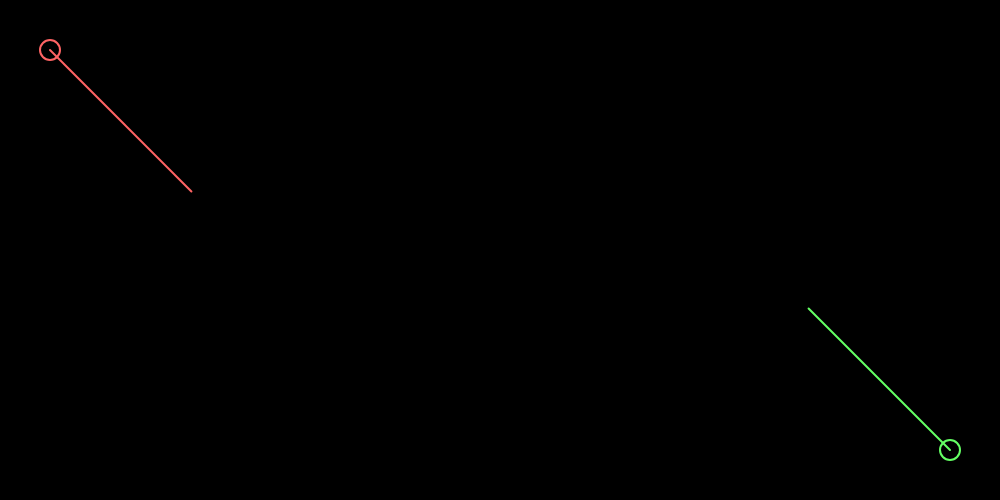
Frame 1 (no input)
Frame 60 (no input): identical to frame 1, image omitted
Frame 120 (the mouse pressed at the canvas centre since frame 60): identical to frame 1, image omitted

The p5.js sketch that drew this single still picture (run headless with seeded random() and noise() and a simulated clock; from frame 60 on, the mouse is pressed at the canvas centre):

// p5.js sketch
// ── sketch.js
var num_collision_objects = 10;
var collision_objects = [];

var myLaser = new laser('green');
var myLaser2 = new laser('red');

function setup() {
	createCanvas(1000,500);

	for (var i = 0; i<num_collision_objects; i++) {

		var obj = new CollisionObject('box');

		obj.createBox( random(50,width - 150), random(50, height - 150),
					   random(20, 100), random(20, 100));
		
		collision_objects.push(obj);
	}

	myLaser.createLaser();
	myLaser2.createLaser();
}

function draw() {
	background(0);
	for (var i=0; i<num_collision_objects; i++) {	
		//boxes[i].update();
		//collision_objects[i].draw();
	}


	tryMove()
	myLaser.draw();
	myLaser2.draw();
}


function tryMove() {
	if (keyIsDown(UP_ARROW)) myLaser.move(0,-1, collision_objects);
	if (keyIsDown(87)) myLaser2.move(0,-1, collision_objects);

	if (keyIsDown(DOWN_ARROW)) myLaser.move(0,1, collision_objects);
	if (keyIsDown(83)) myLaser2.move(0,1, collision_objects);

	if (keyIsDown(RIGHT_ARROW)) myLaser.move(1,0, collision_objects);
	if (keyIsDown(68)) myLaser2.move(1,0, collision_objects);
	
	if (keyIsDown(LEFT_ARROW)) myLaser.move(-1,0, collision_objects);
	if (keyIsDown(65)) myLaser2.move(-1,0, collision_objects);

	if (keyIsDown(81)) myLaser2.rotate(1);
	if (keyIsDown(69)) myLaser2.rotate(-1);

	if (keyIsDown(35)) myLaser.rotate(-1);
	if (keyIsDown(16)) myLaser.rotate(1);
}
// ── collisionObject.js
function CollisionObject(type) {
	this.type = type;

	this.createBox = function(x, y, h, w) {
		this.x = x;
		this.y = y;

		this.h = h;
		this.w = w;
	}

	this.distanceFrom = function(x, y) {
		var dx = min(abs(this.x - x), abs(x - this.w - this.x));
		var dy = min(abs(this.y - y), abs(y - this.h - this.y));

		var cx = 1e9, cy = 1e9;
		if (this.x <= x && x <= this.x + this.w) cy = 1;
		if (this.y <= y && y <= this.y + this.h) cx = 1;

		return max(0, Math.min(sqrt(dx*dx + dy*dy), cx*dx, cy*dy));
	}

	this.inside = function(x, y) {
		var cx = 0, cy = 0;
		if (this.x <= x && x <= this.x + this.w) cy = 1;
		if (this.y <= y && y <= this.y + this.h) cx = 1;
		return (cx == 1 && cy == 1);
	}
	this.draw = function() {
		fill('rgba(255,255,255,0.2)');
		stroke(255);
		strokeWeight(1);
		rect(this.x, this.y, this.w, this.h);
	}

}

// ── laser.js
function laser(type) {
	this.type = type;
	
	var max_seen_points = 1000;

	var EPSILON = 0.1;
	var num_bounces = 10;
	var num_iter_line = 100;
	var range = 200;
	var speed = 3;
	var ang_speed = 0.05;
	var radius = 10;

	var seenPoints = []

	this.createLaser = function() {
		if (this.type == 'red') {
			this.x = 50;
			this.y = 50;
			this.angle = Math.PI/4;
		}
		else {
			this.x = width - 50;
			this.y = height - 50;
			this.angle = -3*Math.PI/4;
		}

	}


	this.draw = function() {		
		//var angle = atan2(mouseY - this.y, mouseX - this.x);
		var angle = this.angle;

		var lsx = cos(angle);
		var lsy = sin(angle);
		var anglex = this.x + 1000*lsx;
		var angley = this.y + 1000*lsy;

		strokeWeight(2);
		if (type == 'green') stroke('rgba(100, 255, 100,' + 1 + ')');
		else if (type == 'red') stroke('rgba(255, 100, 100,' + 1 + ')');
		noFill();
		ellipse(this.x, this.y, 2*radius, 2*radius);

		computeLine(this.x, this.y, //start point 
					1e9, 1e9, // last point
					lsx, lsy, // last velocities
					this.x, this.y, // current point
					anglex, angley, // finish point
					0, 0, 0); // recursive limiters
	
		for (var i = 0; i< seenPoints.length; i++) {
			ellipse(seenPoints[i][0], seenPoints[i][1], 2, 2);
		}

	}

	this.move = function(dx, dy, col) {
		this.x += dx*speed;
		this.y += dy*speed;

		for (var i=0; i<col.length; i++) {
			if (col[i].inside(this.x - radius, this.y - radius) ||
				col[i].inside(this.x - radius, this.y + radius) ||
				col[i].inside(this.x + radius, this.y - radius) ||
				col[i].inside(this.x + radius, this.y + radius) ) {
				this.x -= dx*speed;
				this.y -= dy*speed;
				return;
			}
		}

		if (this.x-radius < 0 || this.x+radius >= width
			|| this.y-radius < 0 || this.y+radius >= height) {
			
			this.x -= dx*speed;
			this.y -= dy*speed;
			return;
		}
	}

	this.rotate = function(da) {
		this.angle += da*ang_speed;
	}

	function safeRadius(mx, my) {
		var d = 1e9;
		for (var i=0; i<num_collision_objects; i++) {	
			d = min(d, collision_objects[i].distanceFrom(mx, my))
		}
		return d;
	}

	function distance(x, y, xx, yy) {
		return sqrt((x - xx)*(x - xx) + (y - yy)*(y - yy));
	}

	function makeLine(sx, sy, cx, cy, alpha) {
		strokeWeight(2);
		if (type == 'green') stroke('rgba(100, 255, 100,' + alpha + ')');
		else if (type == 'red') stroke('rgba(255, 100, 100,' + alpha + ')');
				line(sx, sy, cx, cy);
	}

	function computeLine(sx, sy, lx, ly, lsx, lsy, cx, cy, fx, fy, or_line, or_reboot, dist) {
		if (or_line >= num_iter_line || or_reboot >= num_bounces)  return;
		if (dist > range) return;

		if (distance(cx, cy, fx, fy) < EPSILON) {
			makeLine(sx, sy, cx, cy, (10 - or_reboot)/10);

			return;
		}
		
		if (distance(cx, cy, lx, ly) < EPSILON) {		
			makeLine(sx, sy, cx, cy, (10 - or_reboot)/10);
			
			
			dist += 1;//distance(sx, sy, cx, cy);			

			if (dist < range) {
				var d1 = safeRadius(cx+lsx, cy-lsy);
				var d2 = safeRadius(cx-lsx, cy+lsy);

				if (seenPoints.length > max_seen_points) seenPoints.shift();
				seenPoints.push([cx, cy]);

				if (d1 >= d2)		
					computeLine(cx, cy, 1e9, 1e9, lsx, -lsy, cx+lsx, cy-lsy, cx + 500*lsx, cy - 500*lsy, 0, or_reboot+1, dist);
				else
					computeLine(cx, cy, 1e9, 1e9, -lsx, lsy, cx-lsx, cy+lsy, cx - 500*lsx, cy + 500*lsy, 0, or_reboot+1, dist);
			}
			return;
		}
		

		var d = safeRadius(cx, cy);
		d = Math.min(d, distance(cx, cy, fx, fy), range - dist);

		var nx = cx + d*lsx;
		var ny = cy + d*lsy;

		dist += d;
		return computeLine(sx, sy, cx, cy, lsx, lsy, nx, ny, fx, fy, or_line+1, or_reboot, dist);
	}

}
